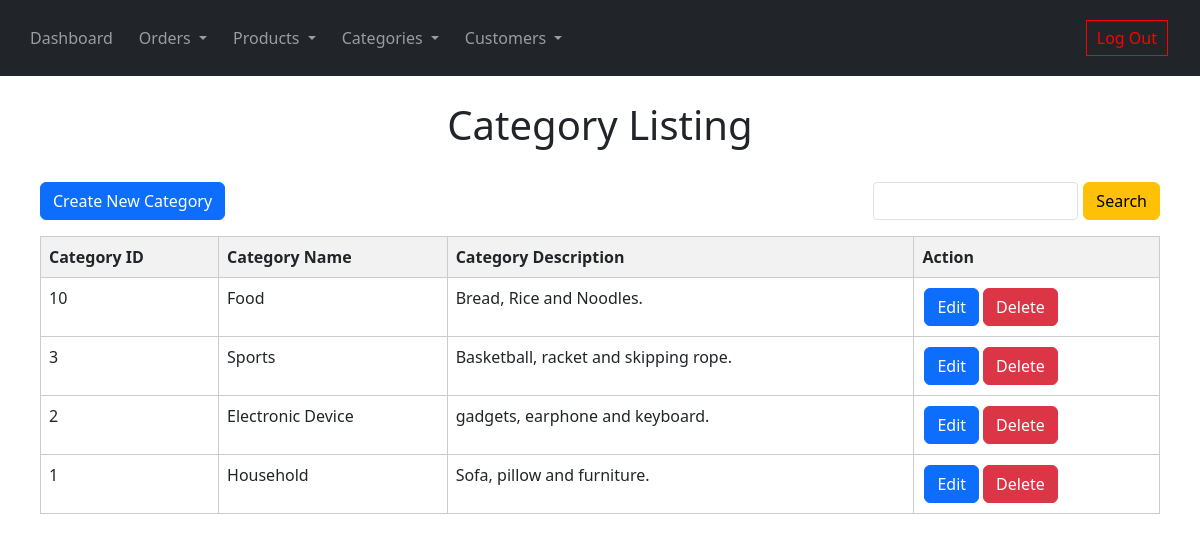
Page /categories_read.php (signed in) on the committed database.
### tables this page shows
CREATE TABLE IF NOT EXISTS `product_categories` (
  `category_ID` int(11) NOT NULL AUTO_INCREMENT,
  `category_name` varchar(20) NOT NULL,
  `category_description` text NOT NULL,
  `req_expiredDate` text,
  PRIMARY KEY (`category_ID`)
);

### categories_read.php (the view, shortened to what this page needs)
<!DOCTYPE HTML>
<html>
<head>
</head>
<body>
    <?php
    include 'navbar.php';
    ?>
    <div class="container">
        <div class="page-header">
            <h1>Category Listing</h1>
        </div>
        <div class="d-flex justify-content-between align-items-center mb-3">
            <a href='categories_create.php' class='btn btn-primary m-b-1em'>Create New Category</a>
            <form action="<?php echo htmlspecialchars($_SERVER["PHP_SELF"]); ?>" method="GET" class="d-flex">
                <input type="search" name="search" class="form-control form-control-sm searchField"
                    value="<?php echo isset($_GET['search']) ? htmlspecialchars($_GET['search']) : ''; ?>" />
                <input type="submit" class='btn btn-warning' value="Search" />
            </form>
        </div>
        <?php
        include 'config/database.php';
        $query = "SELECT category_ID, category_name, category_description FROM product_categories ORDER BY category_ID DESC";
        $stmt = $con->prepare($query);
        $stmt->execute();
        $num = $stmt->rowCount();
        if ($num > 0) {
            echo "<div class='table-responsive table-mobile-responsive'>";
            echo "<table class='table table-hover table-responsive table-bordered'>";
            echo "<tr>";
            echo "<th>Category ID</th>";
            echo "<th>Category Name</th>";
            echo "<th>Category Description</th>";
            echo "<th>Action</th>";
            echo "</tr>";
            while ($row = $stmt->fetch(PDO::FETCH_ASSOC)) {
                extract($row);
                echo "<tr>";
                echo "<td>{$category_ID}</td>";
                echo "<td>{$category_name}</td>";
                echo "<td>{$category_description}</td>";
                echo "<td>";
                echo "<a href='categories_update.php?category_ID={$category_ID}' class='btn btn-primary m-r-1em'>Edit</a>";
                echo "<a href='#' onclick='delete_category({$category_ID});'  class='btn btn-danger'>Delete</a>";
                echo "</td>";
                echo "</tr>";
            }
            echo "</table>";
        }
        else {
            echo "<div class='alert alert-danger'>No records found.</div>";
        }
        ?>
</body>
</html>

### navbar.php (style rules this page uses)
.container { margin-bottom: 6%; padding: 0 10px; }
.page-header { margin: 15px 0px; text-align: center; padding: 10px; }
.table th, .table td { border: 1px solid #ccc; padding: 8px; }
.table th { background-color: #f2f2f2; }
.btn-warning { margin: 0 0 0 5px; }
.searchField { margin-left: 5%; }
td a { margin: 2px; }

### rows in the picture
product_categories: category_ID "10", category_name "Food", category_description "Bread, Rice and Noodles."
product_categories: category_ID "3", category_name "Sports", category_description "Basketball, racket and skipping rope."
product_categories: category_ID "2", category_name "Electronic Device", category_description "gadgets, earphone and keyboard."
product_categories: category_ID "1", category_name "Household", category_description "Sofa, pillow and furniture."
